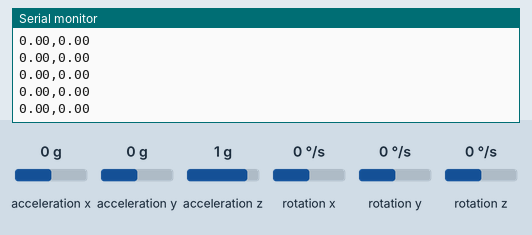
The sketch below on a simulated Arduino Uno, built with avr-gcc and run on an emulated ATmega328P. Parts: the last lines printed to the serial monitor. Inputs (shaded band) come from the test bench; at power-on: rotation x 0 °/s, acceleration x 0 g, acceleration y 0 g, acceleration z 1 g, rotation y 0 °/s, rotation z 0 °/s.

Above: at 2.2 s.
2.3 s: rotation x set to -100 °/s
At 3.1 s:
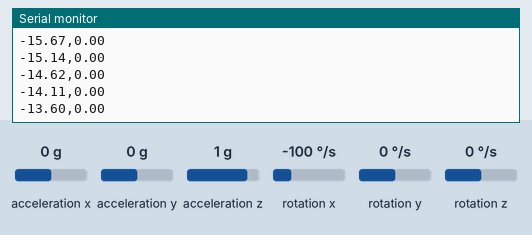
5.3 s: acceleration x set to -1.4 g
At 6.0 s:
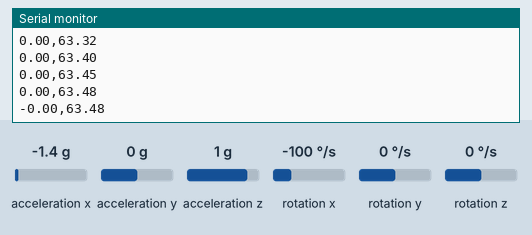
6.8 s: acceleration y set to -1.4 g
At 7.6 s:
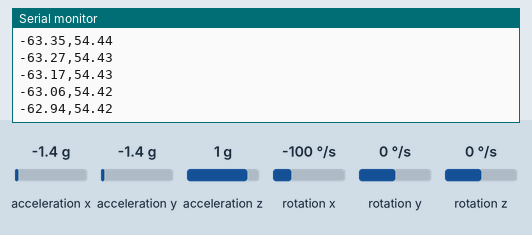
8.3 s: acceleration z set to -1.4 g
At 8.9 s:
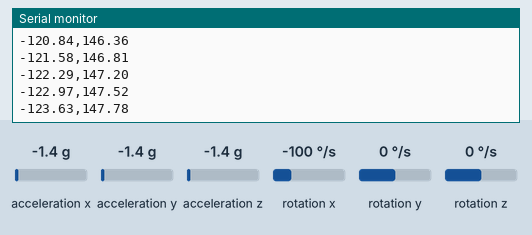
9.8 s: rotation y set to -192 °/s
At 10.3 s:
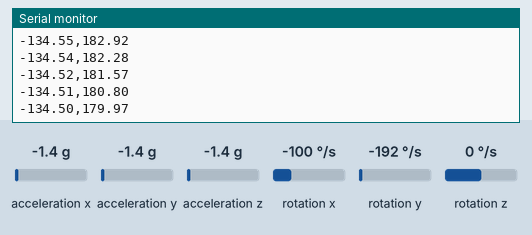
Timing chart, 0 to 12.3 s (numbered marks = the images above; inputs shaded):
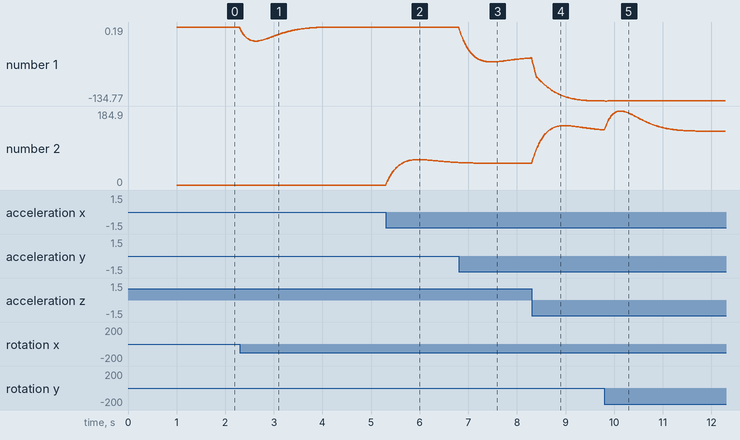

Measured:
- after the input at 2.3 s, the serial monitor: prints a new line at once (image 1)
- plotted number 1: 0 → 0.04 after the input at 2.3 s

The sketch:

Problem3.ino
```cpp
#include "I2Cdev.h"
#include <Kalman.h>
#include "Wire.h"
#include "MPU6050_6Axis_MotionApps20.h"

// Variables related to complementary filter data
int ax, ay, az;
int gx, gy, gz;

long tiempo_prev;
float dt;

// Variables related to kalman filter data
// Create the Kalman instances
Kalman kalmanX;
Kalman kalmanY;

// for calculate time
int16_t tempRaw;

double kalAngleX, kalAngleY;  // Calculated angle using a Kalman filter


const int mpuAddress = 0x68;  // It can be 0x68 or 0x69
MPU6050 mpu(mpuAddress);


void updateFiltered() {
  // Calculate the execution time of the function in each round
  dt = (micros() - tiempo_prev) / 1000000.0;
  tiempo_prev = micros();

  //Calculate the angles with accelerometer
  float roll = atan2(ay, az) * (180.0 / M_PI);
  float pitch = atan2(-ax, az) * (180.0 / M_PI);

  double gyroXrate = gx / 131.0;  // Convert to deg/s
  double gyroYrate = gy / 131.0;  // Convert to deg/s
  double gyroZrate = gz / 131.0;  // Convert to deg/s

  if ((roll < -90 && kalAngleX > 90) || (roll > 90 && kalAngleX < -90)) {
    kalmanX.setAngle(roll);
    kalAngleX = roll;
  } else {
    kalAngleX = kalmanX.getAngle(roll, gyroXrate, dt);  // Calculate the angle using a Kalman filter
  }

  if (abs(kalAngleX) > 90) {
    gyroYrate = -gyroYrate;  // Invert rate, so it fits the restriced accelerometer reading
  }
  kalAngleY = kalmanY.getAngle(pitch, gyroYrate, dt);

  // This fixes the transition problem when the accelerometer angle jumps between -180 and 180 degrees
  if ((pitch < -90 && kalAngleY > 90) || (pitch > 90 && kalAngleY < -90)) {
    kalmanY.setAngle(pitch);
    kalAngleY = pitch;
  } else {
    kalAngleY = kalmanY.getAngle(pitch, gyroYrate, dt);  // Calculate the angle using a Kalman filter
  }

  if (abs(kalAngleY) > 90) {
    gyroXrate = -gyroXrate;  // Invert rate, so it fits the restriced accelerometer reading
  }
  kalAngleX = kalmanX.getAngle(roll, gyroXrate, dt);  // Calculate the angle using a Kalman filter
}


void setup() {
  delay(1000);  // Wait for sensor to stabilize
  Serial.begin(115200);
  Wire.begin();
  // complementary and kalman filter
  mpu.initialize();
  // calculate roll and pitch angle as primary data
  float roll = atan2(mpu.getAccelerationY(), mpu.getAccelerationZ()) * (180.0 / M_PI);
  float pitch = atan2(-mpu.getAccelerationX(), mpu.getAccelerationZ()) * (180.0 / M_PI);
  // Set starting angle
  kalmanX.setAngle(roll);
  kalmanY.setAngle(pitch);
}

void loop() {
  // Read accelerations and angular velocities
  mpu.getAcceleration(&ax, &ay, &az);
  mpu.getRotation(&gx, &gy, &gz);


  // Use complementary and kalman filter
  updateFiltered();

  // Print roll and pitch angle with kalman filter
  Serial.print(kalAngleX);
  Serial.print(",");
  Serial.print(kalAngleY);
  Serial.print("\r\n");

  delay(10);
}
```
